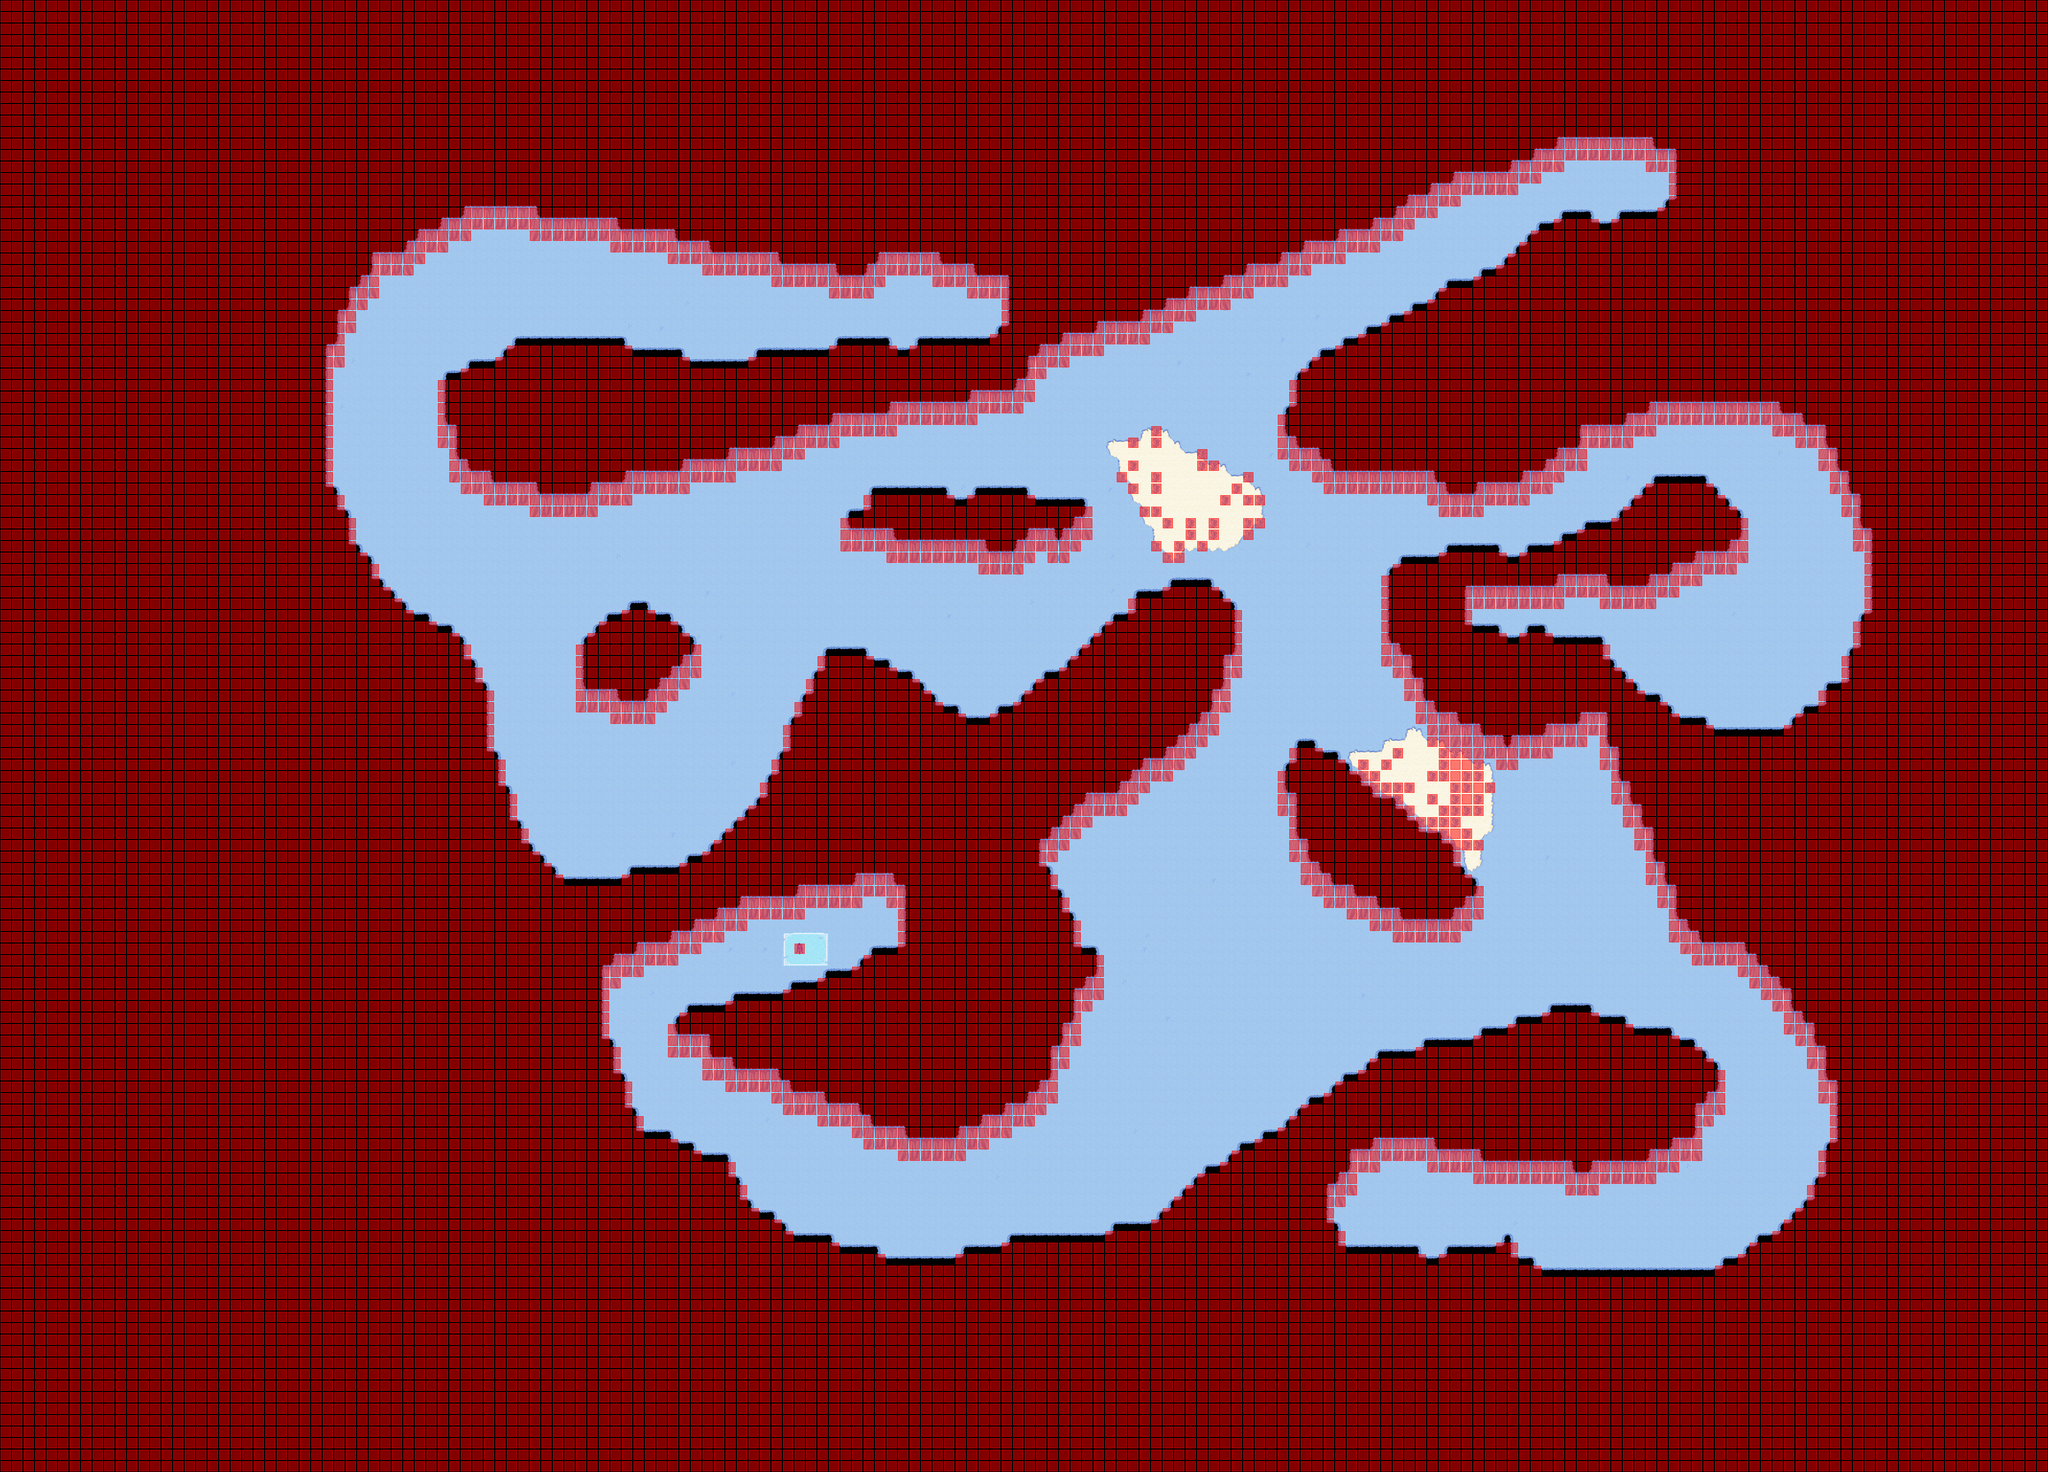

The image is a tile-based game level rendered from a .tmx file. Its description and source (layers, tilesets, objects; grid data summarised) follow:
An orthogonal 178x128 tile map with 32x32 px tiles, 4 tile layers (Ground, Fringe, Over, Collision), 10 tilesets and 21 objects (15x spawn, 6x warp).

<map version="1.0" orientation="orthogonal" width="178" height="128" tilewidth="32" tileheight="32">
 <properties>
  <property name="Name" value="Frosty Underground" />
  <property name="music" value="Explorers-melody.ogg" />
 </properties>
 <tileset firstgid="1" name="Snow" tilewidth="32" tileheight="32">
  <image source="../graphics/tiles/Snow.png" width="512" height="512" />
 </tileset>
 <tileset firstgid="257" name="Snow x2" tilewidth="32" tileheight="64">
  <image source="../graphics/tiles/Snow_x2.png" width="512" height="64" />
 </tileset>
 <tileset firstgid="273" name="Collision" tilewidth="32" tileheight="32">
  <image source="../graphics/tiles/collision.png" width="64" height="32" />
 </tileset>
 <tileset firstgid="275" name="Snow_ground" tilewidth="32" tileheight="32">
  <image source="../graphics/tiles/Snow_ground.png" width="352" height="224" />
 </tileset>
 <tileset firstgid="352" name="Snow_village2" tilewidth="32" tileheight="32">
  <image source="../graphics/tiles/Snow_village2.png" width="512" height="512" />
 </tileset>
 <tileset firstgid="608" name="Snow_tree_x3" tilewidth="64" tileheight="96">
  <image source="../graphics/tiles/Snow_tree_x3.png" width="256" height="96" />
 </tileset>
 <tileset firstgid="612" name="set_icemountain" tilewidth="32" tileheight="32">
  <image source="../graphics/tiles/set_icemountain.png" width="224" height="128" />
 </tileset>
 <tileset firstgid="640" name="set_icecave" tilewidth="32" tileheight="32">
  <tileoffset x="3" y="4" />
  <image source="../graphics/tiles/set_icecave.png" width="128" height="128" />
 </tileset>
 <tileset firstgid="656" name="set_rules" tilewidth="32" tileheight="32">
  <image source="../graphics/tiles/set_rules.png" width="64" height="64" />
 </tileset>
 <tileset firstgid="660" name="icecave" tilewidth="32" tileheight="32">
  <image source="../graphics/tiles/icecave.png" width="512" height="256" />
 </tileset>
 <layer name="Ground" width="178" height="128">
  <data>[22784 cells, 22784 non-empty, 53 distinct tile ids]</data>
 </layer>
 <layer name="Fringe" width="178" height="128">
  <data>[22784 cells, 72 non-empty, 2 distinct tile ids]</data>
 </layer>
 <layer name="Over" width="178" height="128">
  <data>[22784 cells, 650 non-empty, 6 distinct tile ids]</data>
 </layer>
 <layer name="Collision" width="178" height="128">
  <data>[22784 cells, 17368 non-empty, 1 distinct tile ids]</data>
 </layer>
 <objectgroup name="Objects" width="178" height="128">
  <object name="ToOutside" type="warp" x="4448" y="608" width="32" height="32">
   <properties>
    <property name="dest_map" value="046-1" />
    <property name="dest_x" value="4464" />
    <property name="dest_y" value="656" />
   </properties>
  </object>
  <object name="ToOutside" type="warp" x="2496" y="960" width="32" height="32">
   <properties>
    <property name="dest_map" value="046-1" />
    <property name="dest_x" value="2512" />
    <property name="dest_y" value="1008" />
   </properties>
  </object>
  <object name="ToOutside" type="warp" x="2656" y="1376" width="32" height="32">
   <properties>
    <property name="dest_map" value="046-1" />
    <property name="dest_x" value="2672" />
    <property name="dest_y" value="1424" />
   </properties>
  </object>
  <object name="ToOutside" type="warp" x="4192" y="1536" width="32" height="32">
   <properties>
    <property name="dest_map" value="046-1" />
    <property name="dest_x" value="4208" />
    <property name="dest_y" value="1584" />
   </properties>
  </object>
  <object name="ToOutside" type="warp" x="4192" y="1760" width="32" height="32">
   <properties>
    <property name="dest_map" value="046-1" />
    <property name="dest_x" value="4208" />
    <property name="dest_y" value="1808" />
   </properties>
  </object>
  <object name="ToOutside" type="warp" x="3968" y="3488" width="32" height="32">
   <properties>
    <property name="dest_map" value="046-1" />
    <property name="dest_x" value="3984" />
    <property name="dest_y" value="3536" />
   </properties>
  </object>
  <object name="Yeti" type="spawn" x="1984" y="3104" width="416" height="288">
   <properties>
    <property name="eA_death" value="30000" />
    <property name="eA_spawn" value="100000" />
    <property name="max_beings" value="2" />
    <property name="monster_id" value="70" />
   </properties>
  </object>
  <object name="IceGoblin" type="spawn" x="0" y="0">
   <properties>
    <property name="eA_death" value="30000" />
    <property name="eA_spawn" value="100000" />
    <property name="max_beings" value="20" />
    <property name="monster_id" value="56" />
   </properties>
  </object>
  <object name="Moggun" type="spawn" x="1376" y="1536" width="832" height="864">
   <properties>
    <property name="eA_death" value="30000" />
    <property name="eA_spawn" value="100000" />
    <property name="max_beings" value="14" />
    <property name="monster_id" value="59" />
   </properties>
  </object>
  <object name="IceElement" type="spawn" x="3744" y="3264" width="192" height="160">
   <properties>
    <property name="eA_death" value="30000" />
    <property name="eA_spawn" value="100000" />
    <property name="max_beings" value="1" />
    <property name="monster_id" value="69" />
   </properties>
  </object>
  <object name="WhiteSlime" type="spawn" x="4096" y="2176" width="320" height="256">
   <properties>
    <property name="eA_death" value="30000" />
    <property name="eA_spawn" value="100000" />
    <property name="max_beings" value="4" />
    <property name="monster_id" value="91" />
   </properties>
  </object>
  <object name="BlueSlime" type="spawn" x="3200" y="2592" width="480" height="320">
   <properties>
    <property name="eA_death" value="30000" />
    <property name="eA_spawn" value="100000" />
    <property name="max_beings" value="2" />
    <property name="monster_id" value="89" />
   </properties>
  </object>
  <object name="WhiteSlime" type="spawn" x="3040" y="2400" width="224" height="160">
   <properties>
    <property name="eA_death" value="30000" />
    <property name="eA_spawn" value="100000" />
    <property name="max_beings" value="4" />
    <property name="monster_id" value="91" />
   </properties>
  </object>
  <object name="WhiteSlime" type="spawn" x="2144" y="2560" width="224" height="160">
   <properties>
    <property name="eA_death" value="30000" />
    <property name="eA_spawn" value="100000" />
    <property name="max_beings" value="6" />
    <property name="monster_id" value="91" />
   </properties>
  </object>
  <object name="WhiteSlime" type="spawn" x="3296" y="1024" width="224" height="160">
   <properties>
    <property name="eA_death" value="30000" />
    <property name="eA_spawn" value="100000" />
    <property name="max_beings" value="4" />
    <property name="monster_id" value="91" />
   </properties>
  </object>
  <object name="WhiteSlime" type="spawn" x="960" y="1120" width="224" height="160">
   <properties>
    <property name="eA_death" value="30000" />
    <property name="eA_spawn" value="100000" />
    <property name="max_beings" value="4" />
    <property name="monster_id" value="91" />
   </properties>
  </object>
  <object name="BlueSlime" type="spawn" x="4384" y="3232" width="480" height="320">
   <properties>
    <property name="eA_death" value="30000" />
    <property name="eA_spawn" value="100000" />
    <property name="max_beings" value="2" />
    <property name="monster_id" value="89" />
   </properties>
  </object>
  <object name="BlueSlime" type="spawn" x="4640" y="1632" width="480" height="320">
   <properties>
    <property name="eA_death" value="30000" />
    <property name="eA_spawn" value="100000" />
    <property name="max_beings" value="2" />
    <property name="monster_id" value="89" />
   </properties>
  </object>
  </objectgroup>
</map>
<!-- 3 of 21 objects omitted -->
